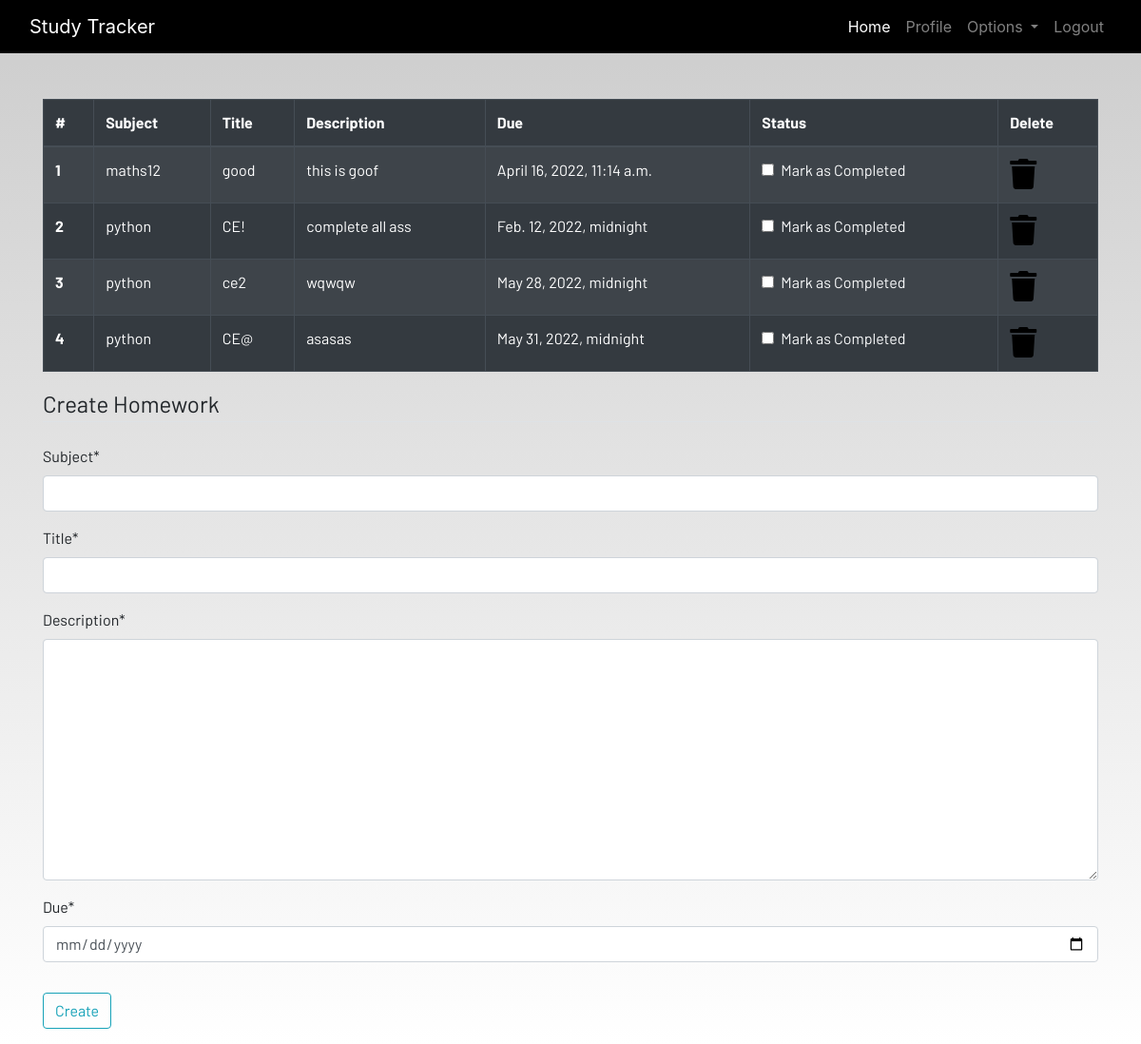
Before: /homework (signed in) with the older database file.
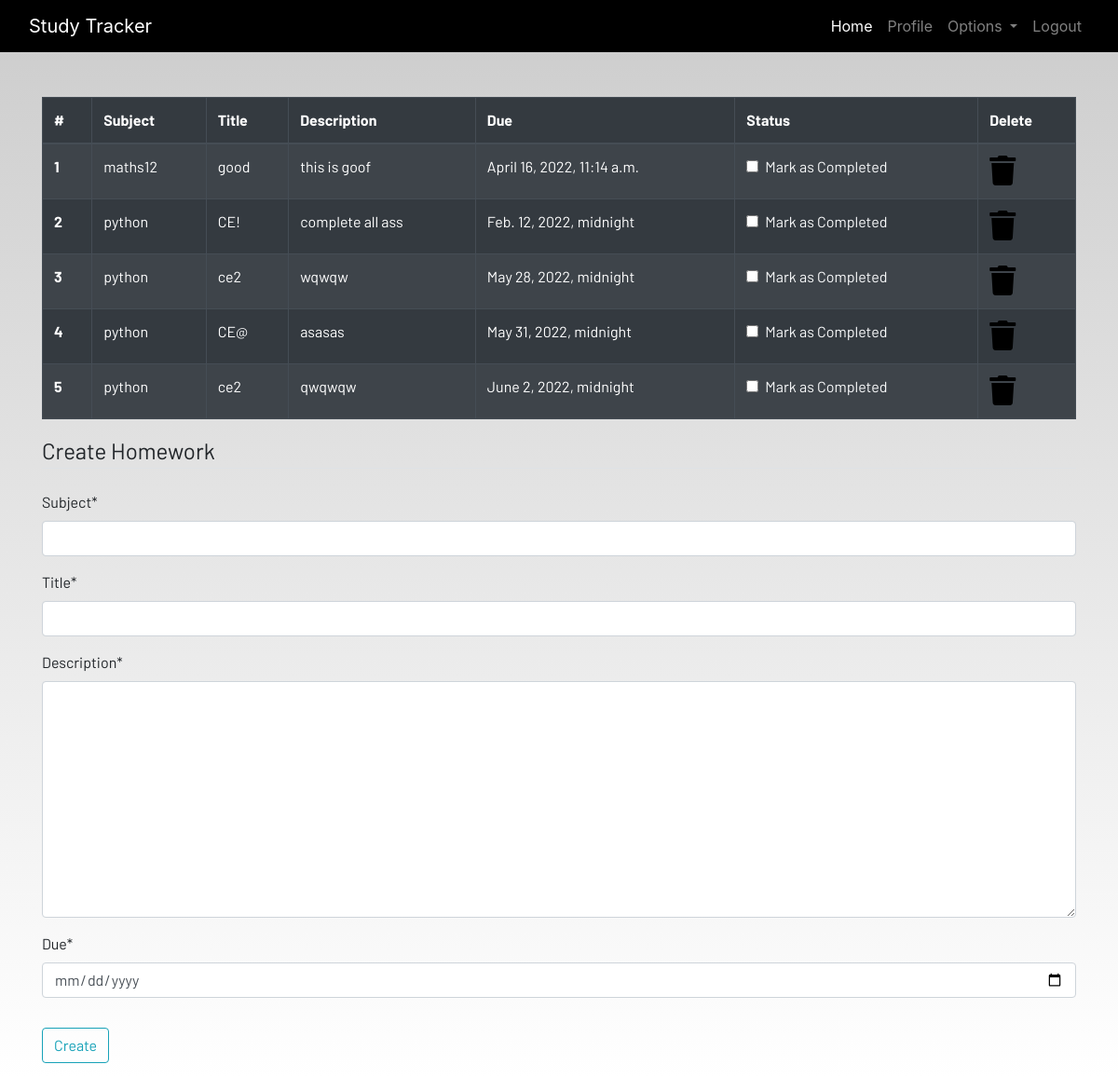
After: the same page with the newer database file.
### dashboard/models.py (models this page shows, shortened)
class Homework(models.Model):
    user = models.ForeignKey(User,on_delete=models.CASCADE)
    subject = models.CharField(max_length=50)
    title = models.CharField(max_length=100)
    description = models.TextField()
    due = models.DateTimeField()
    is_finished = models.BooleanField(default=False)

### dashboard/views.py (the view)
# urls.py: path('homework',views.homework,name="homework"),
@login_required
def homework(request):
    if request.method =="POST":
        form = HomeworkForm(request.POST)
        if form.is_valid():
            try:
                finished = request.POST['is_finished']
                if finished == 'on':
                    finished = True
                else:
                    finished = False
            except:
                finished = False
            homeworks = Homework(
                user = request.user,
                subject = request.POST['subject'],
                title = request.POST['title'],
                description = request.POST['description'],
                due = request.POST['due'],
                is_finished = finished,
            )
            homeworks.save()
            messages.success(request,f'Homework added from {request.user.username}!!')
    else:
        form = HomeworkForm()
    homework = Homework.objects.filter(user=request.user)
    flag = False
    reminder = []
    for home in homework:
        d1 = home.due.date()
        d2 = date.today()
        diff = d1 - d2
        if diff.days > 0:
            flag = True
            if(home.is_finished):
                flag = False
            reminder.append(home)
    if len(homework) == 0:
        homework_done = True
    else:
        homework_done = False
    context = {
        'homeworks': homework,
        'homeworks_done' :homework_done,
        'flag' : flag,
        'reminder' :reminder,
        'form':form,
    }
    return render(request,'dashboard/homework.html',context)

### dashboard/forms.py
class HomeworkForm(forms.ModelForm):
    class Meta:
        model = Homework
        widgets = {'due':DataInput()}
        fields = ['subject','title','description','due']

### dashboard/template/dashboard/homework.html (shortened to what this page needs)
{% extends 'dashboard/base.html' %}
{% load static %}
{% load crispy_forms_tags %}
{% block content %}
<div class="container">
    {% if not homework_done %}
    <table class="table table-striped table-bordered table-hover table-dark">
        <thead>
            <tr>
                <th scope="col">#</th>
                <th scope="col">Subject</th>
                <th scope="col">Title</th>
                <th scope="col">Description</th>
                <th scope="col">Due</th>
                <th scope="col">Status</th>
                <th scope="col">Delete</th>
            </tr>
        </thead>
        <tbody>
            {% for homework in homeworks %}
            <tr>
                <th scope="row">{{forloop.counter}}</th>
                <td>{{homework.subject}}</td>
                <td>{{homework.title}}</td>
                <td>{{homework.description}}</td>
                <td>{{homework.due}}</td>
                <td>
                    <a href="{% url 'update-homework' homework.id  %}">
                        <div class="form-check">
                            {% if homework.is_finished == True %}
                            <input class="form-check-input" type="checkbox" value="" checked>
                            {% else %}
                            <input class="form-check-input" type="checkbox" value="" >
                            {% endif %}
                            <label class="form-check-label text-light" for="flexCheckDefault">
                                Mark as Completed
                            </label>
                        </div>
                    </a>
                </td>
                <td><a href="{% url 'delete-homework' homework.id %}"><i class="fa fa-trash fa-2x"></i></a></td>
            </tr>
            {% endfor %}
        </tbody>
    </table>
    {% else %}
    <h4>All homeworks are completed!! Create to have more!!</h4>
    {% endif %}
</div>
<div class=" container">
    <form method="POST">
        <fieldset class="form-group">
            <legend class="border-bottom mb-4">Create Homework</legend>
            {{form|crispy}}
        </fieldset>
        <div class="form-group">
            <button href="" class="btn btn-outline-info" type="submit">
                Create
            </button>
        </div>
    </form>
</div>
{% endblock content %}

Changed rows visible on the page:
added Homework: subject "python", title "ce2", description "qwqwqw", due "June 2, 2022, midnight"
